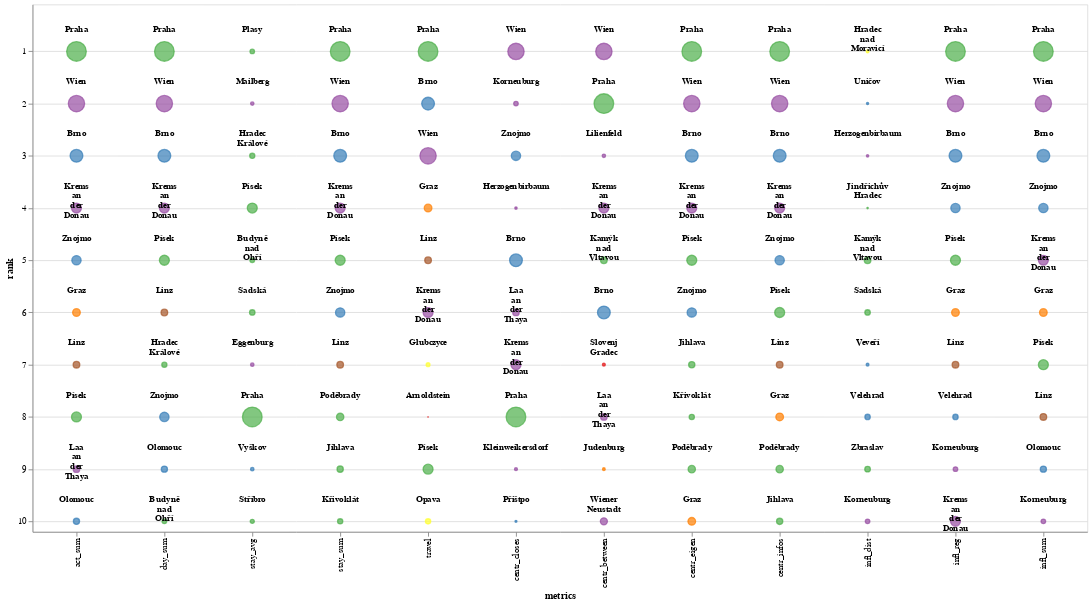

Here is the notebook cell this chart was saved with:
### Code cell
alt.renderers.set_embed_options(
    padding={"left": 5, "right": 10, "bottom": 5, "top": 0}
)

imp_places['lines'] = imp_places.apply(
    lambda x: len(x['name'].split(' ')) * 3,
    axis = 1
)
imp_places['csize'] = imp_places.apply(
    lambda x: x['median'] * 500,
    axis = 1
)

rank_chart = alt.Chart(imp_places).transform_window(
    index='count()'
).transform_fold(
    metrics
).properties(
    width=1200,
    height=600
).encode(
    
    #color=alt.Color('rcolor:', legend=None, scale=None),
    x=alt.X(
        'key:N',
        axis=alt.Axis(title='metrics'),
        sort=metrics
    ),
    y=alt.Y(
        'value:Q', 
        scale=alt.Scale(zero=False, domain=[max_rank + 0.2,0.1], nice=False),
        axis=alt.Axis(values=[i for i in range(1, max_rank+1)], tickMinStep=0.1, title='rank', format='.0f'),
    ),
)

lines = rank_chart.mark_line(
    clip=True,
    strokeWidth=.5,
    strokeDash=[5,3]
)

circles = rank_chart.mark_circle(
    clip=True,
    strokeOpacity=1,
    strokeWidth=1.5,
    stroke='grey'
).encode(
    size=alt.Size('csize:N', legend=None, scale=None),
    color=alt.Color('rcolor:Q', legend=None, scale=None),
    stroke=alt.Color('rcolor:N', legend=None, scale=None),
)

labels = rank_chart.mark_text(
    clip=True,
    align='center',
    baseline='bottom',
    lineHeight=11,
    fontSize=10,
    fontWeight='bold',
    fill='black',
    lineBreak=' ',
    color="black",
    dy=-20
).encode(
    y=alt.Y('value:Q'),
    text='name:N',
)

circles + labels

### Figure 1 — Vega-Lite specification as saved in the notebook (floating-point values rounded to 4 significant figures)
{"config": {"view": {"continuousWidth": 300, "continuousHeight": 300}}, "layer": [{"mark": {"type": "circle", "clip": true, "stroke": "grey", "strokeOpacity": 1, "strokeWidth": 1.5}, "encoding": {"color": {"field": "rcolor", "legend": null, "scale": null, "type": "quantitative"}, "size": {"field": "csize", "legend": null, "scale": null, "type": "nominal"}, "stroke": {"field": "rcolor", "legend": null, "scale": null, "type": "nominal"}, "x": {"axis": {"title": "metrics"}, "field": "key", "sort": ["act_sum", "day_sum", "stay_avg", "stay_sum", "travel", "centr_closes", "centr_between", "centr_eigen", "centr_infos", "infl_dist", "infl_reg", "infl_sum"], "type": "nominal"}, "y": {"axis": {"format": ".0f", "tickMinStep": 0.1, "title": "rank", "values": [1, 2, 3, 4, 5, 6, 7, 8, 9, 10]}, "field": "value", "scale": {"domain": [10.2, 0.1], "nice": false, "zero": false}, "type": "quantitative"}}, "transform": [{"window": [{"op": "count", "as": "index"}]}, {"fold": ["act_sum", "day_sum", "stay_avg", "stay_sum", "travel", "centr_closes", "centr_between", "centr_eigen", "centr_infos", "infl_dist", "infl_reg", "infl_sum"]}]}, {"mark": {"type": "text", "align": "center", "baseline": "bottom", "clip": true, "color": "black", "dy": -20, "fill": "black", "fontSize": 10, "fontWeight": "bold", "lineBreak": " ", "lineHeight": 11}, "encoding": {"text": {"field": "name", "type": "nominal"}, "x": {"axis": {"title": "metrics"}, "field": "key", "sort": ["act_sum", "day_sum", "stay_avg", "stay_sum", "travel", "centr_closes", "centr_between", "centr_eigen", "centr_infos", "infl_dist", "infl_reg", "infl_sum"], "type": "nominal"}, "y": {"field": "value", "type": "quantitative"}}, "transform": [{"window": [{"op": "count", "as": "index"}]}, {"fold": ["act_sum", "day_sum", "stay_avg", "stay_sum", "travel", "centr_closes", "centr_between", "centr_eigen", "centr_infos", "infl_dist", "infl_reg", "infl_sum"]}]}], "data": {"name": "data-bd4a4721e8c43ac24e9e3cefdcc5b647"}, "height": 600, "width": 1200, "$schema": "https://vega.github.io/schema/vega-lite/v5.16.3.json", "datasets": {"data-bd4a4721e8c43ac24e9e3cefdcc5b647": [{"act_sum": 55, "day_sum": 67, "stay_avg": 67, "stay_sum": 52, "travel": 8, "centr_closes": 84, "centr_between": 62, "centr_eigen": 84, "centr_infos": 83, "infl_dist": 72, "infl_reg": 71, "infl_sum": 72, "name": "Arnoldstein", "region": "Kärnten", "median": 0.0006576, "rcolor": "#e41a1c", "lines": 3, "csize": 0.3288}, {"act_sum": 3, "day_sum": 3, "stay_avg": 11, "stay_sum": 3, "travel": 2, "centr_closes": 5, "centr_between": 6, "centr_eigen": 3, "centr_infos": 3, "infl_dist": 34, "infl_reg": 3, "infl_sum": 3, "name": "Brno", "region": "Mähren", "median": 0.4219, "rcolor": "#377eb8", "lines": 3, "csize": 211.0}, {"act_sum": 21, "day_sum": 10, "stay_avg": 5, "stay_sum": 20, "travel": 23, "centr_closes": 30, "centr_between": 29, "centr_eigen": 18, "centr_infos": 22, "infl_dist": 62, "infl_reg": 37, "infl_sum": 33, "name": "Budyně nad Ohří", "region": "Böhmen", "median": 0.05578, "rcolor": "#4daf4a", "lines": 9, "csize": 27.89}, {"act_sum": 65, "day_sum": 28, "stay_avg": 7, "stay_sum": 62, "travel": 44, "centr_closes": 71, "centr_between": 73, "centr_eigen": 40, "centr_infos": 52, "infl_dist": 13, "infl_reg": 40, "infl_sum": 44, "name": "Eggenburg", "region": "Niederösterreich", "median": 0.03114, "rcolor": "#984ea3", "lines": 3, "csize": 15.57}, {"act_sum": 6, "day_sum": 16, "stay_avg": 39, "stay_sum": 13, "travel": 4, "centr_closes": 59, "centr_between": 51, "centr_eigen": 10, "centr_infos": 8, "infl_dist": 43, "infl_reg": 6, "infl_sum": 6, "name": "Graz", "region": "Steiermark", "median": 0.152, "rcolor": "#ff7f00", "lines": 3, "csize": 76.02}, {"act_sum": 33, "day_sum": 21, "stay_avg": 18, "stay_sum": 27, "travel": 7, "centr_closes": 61, "centr_between": 47, "centr_eigen": 36, "centr_infos": 25, "infl_dist": 11, "infl_reg": 43, "infl_sum": 42, "name": "Głubczyce", "region": "Schlesien", "median": 0.03822, "rcolor": "#ffff33", "lines": 3, "csize": 19.11}, {"act_sum": 70, "day_sum": 65, "stay_avg": 61, "stay_sum": 67, "travel": 72, "centr_closes": 4, "centr_between": 63, "centr_eigen": 44, "centr_infos": 42, "infl_dist": 3, "infl_reg": 63, "infl_sum": 63, "name": "Herzogenbirbaum", "region": "Niederösterreich", "median": 0.01494, "rcolor": "#984ea3", "lines": 3, "csize": 7.468}, {"act_sum": 22, "day_sum": 7, "stay_avg": 3, "stay_sum": 21, "travel": 13, "centr_closes": 51, "centr_between": 37, "centr_eigen": 24, "centr_infos": 21, "infl_dist": 48, "infl_reg": 25, "infl_sum": 19, "name": "Hradec Králové", "region": "Böhmen", "median": 0.06807, "rcolor": "#4daf4a", "lines": 6, "csize": 34.03}, {"act_sum": 27, "day_sum": 43, "stay_avg": 48, "stay_sum": 35, "travel": 26, "centr_closes": 54, "centr_between": 68, "centr_eigen": 66, "centr_infos": 61, "infl_dist": 1, "infl_reg": 64, "infl_sum": 37, "name": "Hradec nad Moravicí", "region": "Schlesien", "median": 0.01943, "rcolor": "#ffff33", "lines": 9, "csize": 9.714}, {"act_sum": 18, "day_sum": 17, "stay_avg": 47, "stay_sum": 9, "travel": 33, "centr_closes": 18, "centr_between": 80, "centr_eigen": 7, "centr_infos": 10, "infl_dist": 26, "infl_reg": 14, "infl_sum": 18, "name": "Jihlava", "region": "Böhmen", "median": 0.1004, "rcolor": "#4daf4a", "lines": 3, "csize": 50.22}, {"act_sum": 73, "day_sum": 59, "stay_avg": 57, "stay_sum": 69, "travel": 68, "centr_closes": 50, "centr_between": 67, "centr_eigen": 58, "centr_infos": 45, "infl_dist": 4, "infl_reg": 78, "infl_sum": 57, "name": "Jindřichův Hradec", "region": "Böhmen", "median": 0.004992, "rcolor": "#4daf4a", "lines": 6, "csize": 2.496}, {"act_sum": 25, "day_sum": 77, "stay_avg": 77, "stay_sum": 71, "travel": 74, "centr_closes": 76, "centr_between": 9, "centr_eigen": 74, "centr_infos": 72, "infl_dist": 18, "infl_reg": 35, "infl_sum": 31, "name": "Judenburg", "region": "Steiermark", "median": 0.01886, "rcolor": "#ff7f00", "lines": 3, "csize": 9.431}, {"act_sum": 30, "day_sum": 33, "stay_avg": 38, "stay_sum": 25, "travel": 59, "centr_closes": 22, "centr_between": 5, "centr_eigen": 23, "centr_infos": 26, "infl_dist": 5, "infl_reg": 13, "infl_sum": 21, "name": "Kamýk nad Vltavou", "region": "Böhmen", "median": 0.1125, "rcolor": "#4daf4a", "lines": 9, "csize": 56.27}, {"act_sum": 74, "day_sum": 69, "stay_avg": 69, "stay_sum": 73, "travel": 75, "centr_closes": 9, "centr_between": 55, "centr_eigen": 39, "centr_infos": 41, "infl_dist": 40, "infl_reg": 34, "infl_sum": 52, "name": "Kleinweikersdorf", "region": "Niederösterreich", "median": 0.02226, "rcolor": "#984ea3", "lines": 3, "csize": 11.13}, {"act_sum": 13, "day_sum": 38, "stay_avg": 44, "stay_sum": 24, "travel": 51, "centr_closes": 2, "centr_between": 32, "centr_eigen": 38, "centr_infos": 34, "infl_dist": 10, "infl_reg": 9, "infl_sum": 10, "name": "Korneuburg", "region": "Niederösterreich", "median": 0.05399, "rcolor": "#984ea3", "lines": 3, "csize": 26.99}, {"act_sum": 4, "day_sum": 4, "stay_avg": 17, "stay_sum": 4, "travel": 6, "centr_closes": 7, "centr_between": 4, "centr_eigen": 4, "centr_infos": 4, "infl_dist": 28, "infl_reg": 10, "infl_sum": 5, "name": "Krems an der Donau", "region": "Niederösterreich", "median": 0.2526, "rcolor": "#984ea3", "lines": 12, "csize": 126.3}, {"act_sum": 16, "day_sum": 25, "stay_avg": 52, "stay_sum": 10, "travel": 42, "centr_closes": 36, "centr_between": 43, "centr_eigen": 8, "centr_infos": 13, "infl_dist": 52, "infl_reg": 11, "infl_sum": 12, "name": "Křivoklát", "region": "Böhmen", "median": 0.07041, "rcolor": "#4daf4a", "lines": 3, "csize": 35.21}, {"act_sum": 9, "day_sum": 19, "stay_avg": 42, "stay_sum": 14, "travel": 43, "centr_closes": 6, "centr_between": 8, "centr_eigen": 19, "centr_infos": 17, "infl_dist": 36, "infl_reg": 17, "infl_sum": 20, "name": "Laa an der Thaya", "region": "Niederösterreich", "median": 0.1078, "rcolor": "#984ea3", "lines": 12, "csize": 53.9}, {"act_sum": 23, "day_sum": 26, "stay_avg": 41, "stay_sum": 17, "travel": 30, "centr_closes": 21, "centr_between": 3, "centr_eigen": 46, "centr_infos": 24, "infl_dist": 70, "infl_reg": 66, "infl_sum": 69, "name": "Lilienfeld", "region": "Niederösterreich", "median": 0.03006, "rcolor": "#984ea3", "lines": 3, "csize": 15.03}, {"act_sum": 7, "day_sum": 6, "stay_avg": 19, "stay_sum": 7, "travel": 5, "centr_closes": 40, "centr_between": 22, "centr_eigen": 14, "centr_infos": 7, "infl_dist": 54, "infl_reg": 7, "infl_sum": 8, "name": "Linz", "region": "Oberösterreich", "median": 0.1139, "rcolor": "#a65628", "lines": 3, "csize": 56.93}, {"act_sum": 78, "day_sum": 20, "stay_avg": 2, "stay_sum": 78, "travel": 37, "centr_closes": 24, "centr_between": 42, "centr_eigen": 59, "centr_infos": 46, "infl_dist": 79, "infl_reg": 77, "infl_sum": 79, "name": "Mailberg", "region": "Niederösterreich", "median": 0.02963, "rcolor": "#984ea3", "lines": 3, "csize": 14.82}, {"act_sum": 10, "day_sum": 9, "stay_avg": 13, "stay_sum": 12, "travel": 11, "centr_closes": 25, "centr_between": 56, "centr_eigen": 11, "centr_infos": 11, "infl_dist": 53, "infl_reg": 16, "infl_sum": 9, "name": "Olomouc", "region": "Mähren", "median": 0.09828, "rcolor": "#377eb8", "lines": 3, "csize": 49.14}, {"act_sum": 17, "day_sum": 22, "stay_avg": 45, "stay_sum": 15, "travel": 10, "centr_closes": 53, "centr_between": 11, "centr_eigen": 17, "centr_infos": 15, "infl_dist": 60, "infl_reg": 42, "infl_sum": 24, "name": "Opava", "region": "Schlesien", "median": 0.07146, "rcolor": "#ffff33", "lines": 3, "csize": 35.73}, {"act_sum": 24, "day_sum": 12, "stay_avg": 1, "stay_sum": 23, "travel": 18, "centr_closes": 52, "centr_between": 38, "centr_eigen": 34, "centr_infos": 31, "infl_dist": 55, "infl_reg": 19, "infl_sum": 14, "name": "Plasy", "region": "Böhmen", "median": 0.05265, "rcolor": "#4daf4a", "lines": 3, "csize": 26.32}, {"act_sum": 11, "day_sum": 13, "stay_avg": 36, "stay_sum": 8, "travel": 28, "centr_closes": 16, "centr_between": 17, "centr_eigen": 9, "centr_infos": 9, "infl_dist": 24, "infl_reg": 12, "infl_sum": 13, "name": "Poděbrady", "region": "Böhmen", "median": 0.1395, "rcolor": "#4daf4a", "lines": 3, "csize": 69.74}, {"act_sum": 1, "day_sum": 1, "stay_avg": 8, "stay_sum": 1, "travel": 1, "centr_closes": 8, "centr_between": 2, "centr_eigen": 1, "centr_infos": 1, "infl_dist": 25, "infl_reg": 1, "infl_sum": 1, "name": "Praha", "region": "Böhmen", "median": 1.0, "rcolor": "#4daf4a", "lines": 3, "csize": 500.0}, {"act_sum": 8, "day_sum": 5, "stay_avg": 4, "stay_sum": 5, "travel": 9, "centr_closes": 26, "centr_between": 45, "centr_eigen": 5, "centr_infos": 6, "infl_dist": 27, "infl_reg": 5, "infl_sum": 7, "name": "Písek", "region": "Böhmen", "median": 0.2579, "rcolor": "#4daf4a", "lines": 3, "csize": 128.9}, {"act_sum": 42, "day_sum": 52, "stay_avg": 46, "stay_sum": 37, "travel": 61, "centr_closes": 10, "centr_between": 61, "centr_eigen": 60, "centr_infos": 47, "infl_dist": 57, "infl_reg": 48, "infl_sum": 67, "name": "Přištpo", "region": "Mähren", "median": 0.01115, "rcolor": "#377eb8", "lines": 3, "csize": 5.573}, {"act_sum": 29, "day_sum": 11, "stay_avg": 6, "stay_sum": 22, "travel": 25, "centr_closes": 19, "centr_between": 59, "centr_eigen": 12, "centr_infos": 18, "infl_dist": 6, "infl_reg": 23, "infl_sum": 34, "name": "Sadská", "region": "Böhmen", "median": 0.07745, "rcolor": "#4daf4a", "lines": 3, "csize": 38.72}, {"act_sum": 37, "day_sum": 75, "stay_avg": 75, "stay_sum": 40, "travel": 38, "centr_closes": 66, "centr_between": 7, "centr_eigen": 56, "centr_infos": 66, "infl_dist": 44, "infl_reg": 52, "infl_sum": 41, "name": "Slovenj Gradec", "region": "Kärnten", "median": 0.02179, "rcolor": "#e41a1c", "lines": 6, "csize": 10.9}, {"act_sum": 47, "day_sum": 32, "stay_avg": 10, "stay_sum": 46, "travel": 29, "centr_closes": 64, "centr_between": 27, "centr_eigen": 67, "centr_infos": 75, "infl_dist": 45, "infl_reg": 49, "infl_sum": 65, "name": "Stříbro", "region": "Böhmen", "median": 0.043, "rcolor": "#4daf4a", "lines": 3, "csize": 21.5}, {"act_sum": 51, "day_sum": 60, "stay_avg": 59, "stay_sum": 51, "travel": 62, "centr_closes": 58, "centr_between": 58, "centr_eigen": 47, "centr_infos": 59, "infl_dist": 2, "infl_reg": 73, "infl_sum": 70, "name": "Uničov", "region": "Mähren", "median": 0.01264, "rcolor": "#377eb8", "lines": 3, "csize": 6.322}, {"act_sum": 39, "day_sum": 30, "stay_avg": 35, "stay_sum": 26, "travel": 32, "centr_closes": 39, "centr_between": 23, "centr_eigen": 28, "centr_infos": 36, "infl_dist": 8, "infl_reg": 8, "infl_sum": 11, "name": "Velehrad", "region": "Mähren", "median": 0.0744, "rcolor": "#377eb8", "lines": 3, "csize": 37.2}, {"act_sum": 52, "day_sum": 45, "stay_avg": 32, "stay_sum": 41, "travel": 53, "centr_closes": 29, "centr_between": 81, "centr_eigen": 51, "centr_infos": 48, "infl_dist": 7, "infl_reg": 33, "infl_sum": 29, "name": "Veveří", "region": "Mähren", "median": 0.02075, "rcolor": "#377eb8", "lines": 3, "csize": 10.37}, {"act_sum": 36, "day_sum": 29, "stay_avg": 9, "stay_sum": 42, "travel": 41, "centr_closes": 69, "centr_between": 76, "centr_eigen": 62, "centr_infos": 53, "infl_dist": 19, "infl_reg": 27, "infl_sum": 27, "name": "Vyškov", "region": "Mähren", "median": 0.03053, "rcolor": "#377eb8", "lines": 3, "csize": 15.26}, {"act_sum": 2, "day_sum": 2, "stay_avg": 26, "stay_sum": 2, "travel": 3, "centr_closes": 1, "centr_between": 1, "centr_eigen": 2, "centr_infos": 2, "infl_dist": 29, "infl_reg": 2, "infl_sum": 2, "name": "Wien", "region": "Niederösterreich", "median": 0.6891, "rcolor": "#984ea3", "lines": 3, "csize": 344.6}, {"act_sum": 12, "day_sum": 14, "stay_avg": 29, "stay_sum": 11, "travel": 16, "centr_closes": 27, "centr_between": 10, "centr_eigen": 20, "centr_infos": 12, "infl_dist": 39, "infl_reg": 15, "infl_sum": 16, "name": "Wiener Neustadt", "region": "Niederösterreich", "median": 0.129, "rcolor": "#984ea3", "lines": 6, "csize": 64.48}, {"act_sum": 28, "day_sum": 18, "stay_avg": 28, "stay_sum": 19, "travel": 45, "centr_closes": 12, "centr_between": 21, "centr_eigen": 21, "centr_infos": 19, "infl_dist": 9, "infl_reg": 21, "infl_sum": 25, "name": "Zbraslav", "region": "Böhmen", "median": 0.08156, "rcolor": "#4daf4a", "lines": 3, "csize": 40.78}, {"act_sum": 5, "day_sum": 8, "stay_avg": 37, "stay_sum": 6, "travel": 22, "centr_closes": 3, "centr_between": 12, "centr_eigen": 6, "centr_infos": 5, "infl_dist": 15, "infl_reg": 4, "infl_sum": 4, "name": "Znojmo", "region": "Mähren", "median": 0.2252, "rcolor": "#377eb8", "lines": 3, "csize": 112.6}]}}
